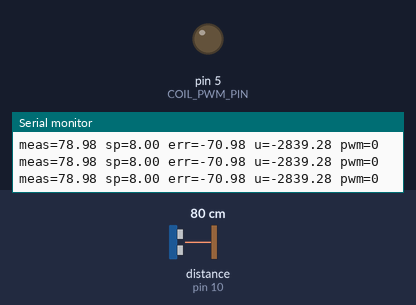
Bench run of a sketch on a simulated Arduino Uno, built with avr-gcc and run on an emulated ATmega328P. Shown: output pins drawn as LEDs (lit = HIGH), the last lines printed to the serial monitor. Wiring (inferred from the names in the program): ultrasonic range finder: trigger pin 9; echo pin 10. The test bench sets the inputs (shaded band); at power-on: distance to the obstacle (sensor on pin 10) 80 cm. The echo pulse lasts 58.3 µs per cm; pins used as bus, display or sensor lines are not drawn.

Above: at 1.2 s.
1.3 s: distance to the obstacle (sensor on pin 10) set to 2 cm
At 2.4 s:
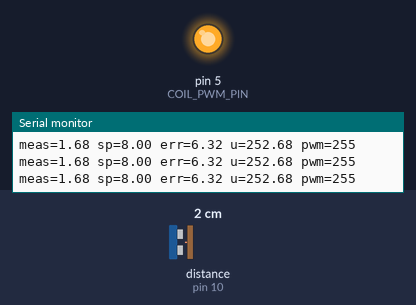
2.8 s: distance to the obstacle (sensor on pin 10) set to 4 cm
At 3.4 s:
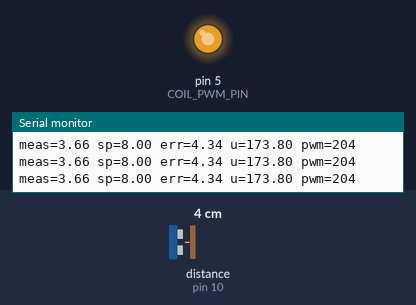
4.3 s: distance to the obstacle (sensor on pin 10) set to 9 cm
At 5.7 s:
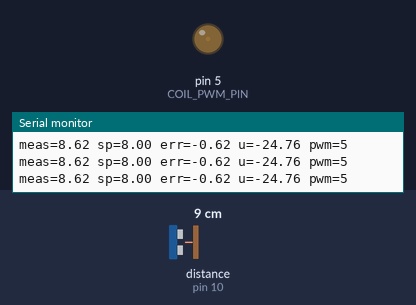
Timing chart, 0 to 7.3 s (numbered marks = the images above; inputs shaded):
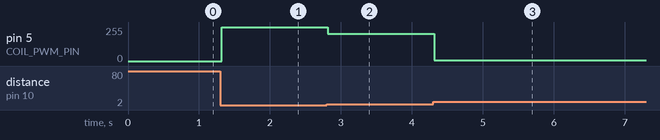

The sketch:

levitation_code.ino
```cpp
#define TRIG_PIN 9
#define ECHO_PIN 10
#define COIL_PWM_PIN 5


float Kp = 40.0;
float Ki = 0.1;
float Kd = 15.0;


const int MAX_PWM = 255;
const int MIN_PWM = 0;
const int BIAS_PWM = 30;


const unsigned long LOOP_MS = 30;


float setpoint = 8.0;
float lastError = 0.0;
float integral = 0.0;
unsigned long lastTime = 0;


void setup() {
  Serial.begin(9600);
  pinMode(TRIG_PIN, OUTPUT);
  pinMode(ECHO_PIN, INPUT);
  pinMode(COIL_PWM_PIN, OUTPUT);
  analogReference(DEFAULT);
  lastTime = millis();
  Serial.println("Ultrasonic levitation PID start...");
}


float readUltrasonicCM() {
  digitalWrite(TRIG_PIN, LOW);
  delayMicroseconds(2);
  digitalWrite(TRIG_PIN, HIGH);
  delayMicroseconds(10);
  digitalWrite(TRIG_PIN, LOW);

  unsigned long dur = pulseIn(ECHO_PIN, HIGH, 30000UL); // 30ms timeout
  if (dur == 0) return -1.0; // no echo
  return dur * 0.034 / 2.0;  // cm
}

void writePWMSafe(int pwm) {
  pwm = constrain(pwm, MIN_PWM, MAX_PWM);
  analogWrite(COIL_PWM_PIN, pwm);
}


void loop() {
  unsigned long now = millis();
  if (now - lastTime < LOOP_MS) return;
  float dt = (now - lastTime) / 1000.0;
  lastTime = now;


  float meas = readUltrasonicCM();
  if (meas < 0) {
    Serial.println("No echo, coil OFF");
    writePWMSafe(0);
    return;
  }


  float error = setpoint - meas;


  float P = Kp * error;

  integral += error * dt * Ki;
  integral = constrain(integral, -500, 500);  // anti-windup

  float derivative = (error - lastError) / dt;
  float D = Kd * derivative;

  float u = P + integral + D;
  u = P;
  lastError = error;


  float pwmFloat = BIAS_PWM + u;
  int pwmOut = constrain((int)round(pwmFloat), MIN_PWM, MAX_PWM);


   if (pwmOut == MAX_PWM || pwmOut == MIN_PWM) {
     integral *= 0.95;
   }

  writePWMSafe(pwmOut);

  // --- Debug ---
  Serial.print("meas=");
  Serial.print(meas);
  Serial.print(" sp=");
  Serial.print(setpoint);
  Serial.print(" err=");
  Serial.print(error);
  Serial.print(" u=");
  Serial.print(u);
  Serial.print(" pwm=");
  Serial.println(pwmOut);
}
```

Measured:
- the behaviour switches between 2 and 3 cm on distance to the obstacle (sensor on pin 10) (found by bisection; images 1 and 2)
- after the input at 1.3 s, pin 5 (COIL_PWM_PIN): 0/255 → 255/255 at once
- after the input at 2.8 s, pin 5 (COIL_PWM_PIN): 255/255 → 204/255 at once
- after the input at 4.3 s, pin 5 (COIL_PWM_PIN): 204/255 → 5/255 at once
